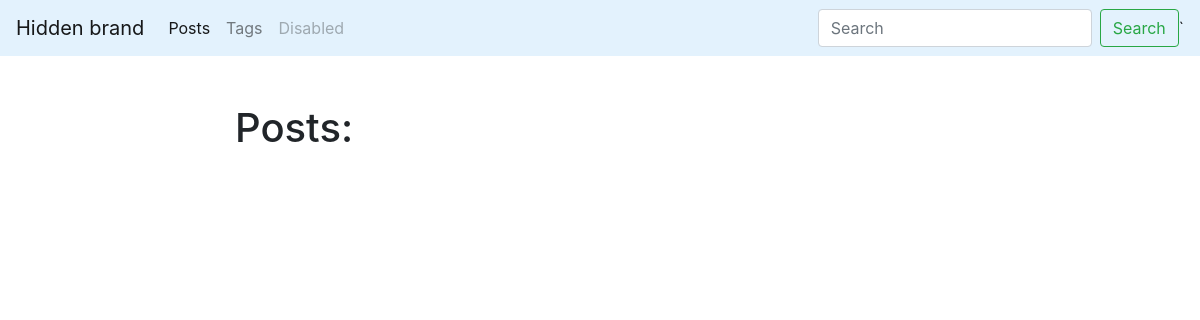
The page /blog/ on the database as committed earlier.
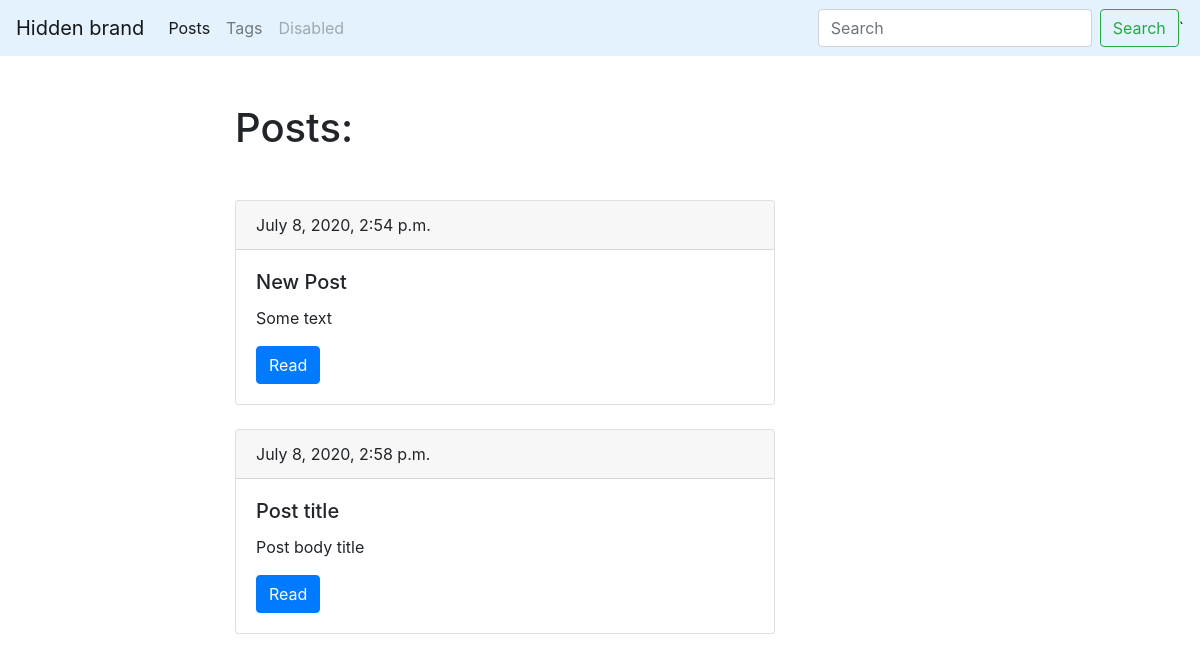
The same page on the database as committed later.
### blog/models.py (models this page shows, shortened)
class Post(models.Model):
    title = models.CharField(max_length=150, db_index=True)
    slug = models.SlugField(max_length=150, unique=True)
    body = models.TextField(blank=True, db_index=True)
    date_pub = models.DateTimeField(auto_now_add=True)
    tags = models.ManyToManyField('Tag', blank=True, related_name='posts')
    def get_absolute_url(self):
        return reverse('post_detail_url', kwargs={'slug': self.slug})

### blog/views.py (the view)
# urls.py: path('', post_list, name='post_list_url'),
def post_list(request):
    posts = Post.objects.all()
    return render(request, 'blog/index.html', context={'posts': posts, "request": request})

### blog/templates/blog/index.html (shortened to what this page needs)
{% extends 'blog/base_blog.html' %}
{% block content %}
    <h1 class="mb-5">Posts:</h1>
    {% for post  in posts %}
      <div class="card mt-4">
          <div class="card-header">
            {{ post.date_pub }}
          </div>
          <div class="card-body">
            <h5 class="card-title">{{ post.title }}</h5>
            <p class="card-text">{{ post.body|truncatewords:15 }}</p>
            <a href="{{ post.get_absolute_url }}" class="btn btn-primary">Read</a>
          </div>
      </div>
    {% endfor %}
{% endblock %}

### blog/templates/blog/base_blog.html
{% extends 'base.html' %}

### templates/base.html (shortened to what this page needs)
<!DOCTYPE html>
<html lang="en">
<head>
    <link rel="stylesheet" href="https://stackpath.bootstrapcdn.com/bootstrap/4.5.0/css/bootstrap.min.css">
</head>
<body>
    <nav class="navbar navbar-expand-lg navbar-light"  style="background-color: #e3f2fd;">
      <div class="collapse navbar-collapse" id="navbarTogglerDemo01">
        <a class="navbar-brand" href="#">Hidden brand</a>
        <ul class="navbar-nav mr-auto mt-2 mt-lg-0">
          <li class="nav-item active">
            <a class="nav-link" href="{% url 'post_list_url' %}">Posts</a>
          </li>
          <li class="nav-item">
            <a class="nav-link" href="{% url 'tag_list_url' %}">Tags</a>
          </li>
          <li class="nav-item">
            <a class="nav-link disabled" href="#" tabindex="-1" aria-disabled="true">Disabled</a>
          </li>
        </ul>
        <form class="form-inline my-2 my-lg-0">
          <input class="form-control mr-sm-2" type="search" placeholder="Search" aria-label="Search">
          <button class="btn btn-outline-success my-2 my-sm-0" type="submit">Search</button>
        </form>
      </div>`
    </nav>
    <div class="container mt-5">
        <div class="row">
            <div class="col-6 offset-md-2">
                {% block content %}{% endblock %}
            </div>
        </div>
    </div>
</body>
</html>

Rows that differ between the two databases and show on the page:
added Post: date_pub "July 8, 2020, 2:54 p.m.", title "New Post", body "Some text"
added Post: date_pub "July 8, 2020, 2:58 p.m.", title "Post title", body "Post body title"
